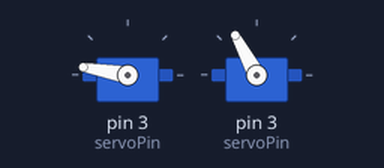
This sketch was run on a simulated Arduino Uno, built with avr-gcc and run on an emulated ATmega328P. On the bench: 2 × servo.

Above: at 0.9 s.
At 26.4 s:
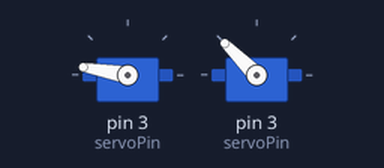
At 33.63 s:
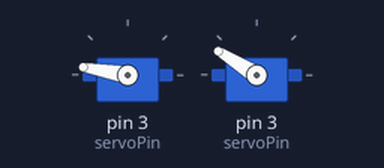
At 38.4 s:
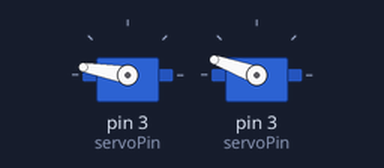
Timing chart, 0 to 40.0 s (numbered marks = the images above):
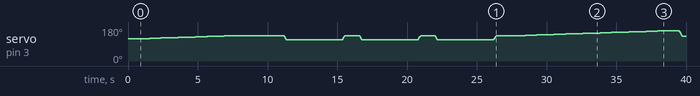

Measured:
- by itself, servo on pin 3 (servoPin): 117° → 118° at 0.70 s, → 119° 0.40 s later, → 120° 0.44 s later, → 121° 0.40 s later, … (79 changes in this stretch)

The sketch:

DEMO_magarm.ino
```cpp
#include "motors.h"

/*
 * Pin out:
 *
 *  A0
 *  A1
 *  A2
 *  A3
 *  A4
 *  A5
 *
 *  0-  RX
 *  1-  TX
 *  2-
 *  3~  Servo
 *  4-  LIMIT_X
 *  5~  LIMIT_Z
 *  6~  DIR_X
 *  7   STEP_X
 *  8   DIR_Z
 *  9~  STEP_Z
 *  10~
 *  11~
 *  12  SLEEP_X
 *  13  SLEEP_Z
 *
 */


void setup() {
     setupMotors();
}

void loop() {
    // int start = 1700;
    // int end = 1800;

    // moveServo(1, start, end, 20, 10); // PCR 1
    // delay(1000);
    // moveServo(1, end, start, 20, 10); // PCR 1
    // delay(1000);

    /*
    SERVO:
         10 = 1 degree
         upper limit: 2300
         lower limit: 500

    TEST RIG LIMITS(wrt top magnet)
        back of platform: 2300
        front of platform: 1450

    Top magnet:
        SAMPLE: 1650
        WASH: 1940
        PCR1: 2190
        PCR2: 2250

    Bottom magnet:
        SAMPLE:
        WASH: 1710
        PCR1: 1910
        PCR2: 1990
    */

    int mag_pos = 2300;
    int target = 2250;

    moveServo(1, 1750, 1940, 1, 30); // SAMPLE -> WASH
    delay(3000);
    for(int i=0; i<3; i++){
        moveServo(1, 1940, 1710, 50, 10);
        delay(4000);
        moveServo(1, 1710, 1940, 50, 10);
        delay(1000);
    } // 3x wash
    delay(1000);

    moveServo(1, 1940, 2190, 1, 30); // PCR 1
    delay(1000);
    moveServo(1, 2190, 1910, 50, 10);
    delay(3000);
    moveServo(1, 1940, 2190, 50, 30);
    delay(1000);

    moveServo(1, 2190, 2250, 1, 30); // PCR 2
    delay(1000);
    moveServo(1, 2250, 1990, 50, 10);
    delay(3000);
    moveServo(1, 1990, 2250, 50, 30);
    delay(3000);

    moveServo(1, 2250, 1940, 1, 30);
    delay(1000);
    moveServo(1, 1940, 1710, 50, 10);


    delay(100000000);
}
```

motors.cpp
```cpp
#include "motors.h"
int motor_cal_flag = 0;

Servo magServo;  // magnetic arm
int mag_pos;
// Well positions for binding well, wash, PCR1, PCR 2
/*
 *  NEED TO CALIBRATE THESE POSITIONS ON INSTRUMENT
 */
int wells_top[] = {1200, 950, 675, 540};
int wells_bottom[] = {1200, 950, 675, 540};
int mag_reset = 2300;

A4988 stepper_1(MOTOR_STEPS, DIR_1, STEP_1, ENABLE_1);
A4988 stepper_2(MOTOR_STEPS, DIR_2, STEP_2, ENABLE_2);
int RPM = 100;

void setupMotors() {
  stepper_1.begin(RPM);
  stepper_2.begin(RPM);

  //stepper_X.setSpeedProfile(stepper_X.LINEAR_SPEED, MOTOR_ACCEL, MOTOR_DECEL);
  //stepper_Z.setSpeedProfile(stepper_Z.LINEAR_SPEED, MOTOR_ACCEL, MOTOR_DECEL);

  stepper_1.disable();
  stepper_2.disable();

  pinMode(LIMIT_1, INPUT_PULLUP); // HIGH when pressed
  pinMode(LIMIT_2, INPUT_PULLUP); // HIGH when pressed

  pinMode(servoPin, OUTPUT);
  mag_pos = mag_reset;
  /*Write to Servos before attaching to prevent start-up jitter*/
  magServo.writeMicroseconds(mag_pos); // move mag arm to neutral position
  magServo.attach(servoPin);
  delay(500);
  magServo.detach();
}

void moveStepper(A4988 stepper, long rev) {
  stepper.enable();
  Serial.print("Moving stepper ");
  Serial.println(rev);
  stepper.rotate(rev * 360);  // blocking command - use startRotate() for non-blocking
  stepper.disable();
}

void moveStepper(A4988 stepper, long rev, int rpm) {
  stepper.begin(rpm);
  stepper.enable();
  stepper.rotate(rev * 360);
  stepper.disable();
}

Servo s;
int pin;
void moveServo(int servo_n, int start, int finish, int steps, int hold_time) {

  /*
   *    servo_n == 1 --> magServo
   *      Other servo_n values left open for future integration of more servos if needed
   *    start   == assumed initial position of servo arm
   *    finish  == targeted final position of servo arm
   *    steps   == increment/decrement magnitude for position -- controls speed of servo rotation
   *    hold_time == delay after servo has reached "finish" to hold at that position
   */

  //check if values make sense - return if not
  if (servo_n > 3 || servo_n < 1 || start < 500 || start > 2300 || finish < 500 || finish > 2300 || hold_time < 0 || steps < 0 || steps > 2000) return;

  // Attach appropriate servo
  if (servo_n == 1) {
    pin = servoPin;
    mag_pos = finish;
  }
  else if (servo_n == 2) {
//    pin = servoPin2;
//    mag_pos = finish;
  }
  else if (servo_n == 3) {
//    pin = servoPin3;
//    hb_pos = finish;
  }
  s.attach(pin);

  // set step size polarity
  int span = abs(finish - start);
  int dstep = steps;
  if (finish - start < 0) dstep = -dstep;
  int currentPos = start;

  for (int i = 0; i <= span; i += steps) {
    currentPos += dstep;
    if (abs(currentPos - start) > span) currentPos = finish;

    s.writeMicroseconds(currentPos);

    delay(40);
    //Serial.println(currentPos);
  }

  s.detach();
  delay(hold_time);
}

void init1(){
  Serial.print("Initializing stepper 1 (cartridge mount)...");
  long rev = 200;
  stepper_1.enable();
  stepper_1.startRotate(rev*360);
  while(digitalRead(LIMIT_1) != HIGH){
    // motor control loop - send pulse and return how long to wait until next pulse
    unsigned wait_time_micros = stepper_1.nextAction();
  }
  stepper_1.stop();
  stepper_1.disable();
  Serial.println("Done.");
}

void init2(){
  Serial.print("Initializing stepper 2...");
  long rev = -100;
  stepper_2.enable();
  stepper_2.startRotate(rev*360);
  while(digitalRead(LIMIT_2) != HIGH){
    // motor control loop - send pulse and return how long to wait until next pulse
    unsigned wait_time_micros = stepper_2.nextAction();
  }
  stepper_2.stop();
  stepper_2.disable();
  Serial.println("Done.");
}
```

motors.h
```cpp
#ifndef _MOTORS_H
#define _MOTORS_H

#include <Servo.h>
#include "BasicStepperDriver.h"
#include "A4988.h"

// Servo Motor for magnet arm
#define servoPin 3

// Motor steps per revolution. Most steppers are 200 steps or 1.8 degrees/step
#define MOTOR_STEPS 200

// Stepper 1
#define DIR_1 6
#define STEP_1 7
#define ENABLE_1 12

//
#define DIR_2 8
#define STEP_2 9
#define ENABLE_2 13

// Acceleration and deceleration values are always in FULL steps / s^2
#define MOTOR_ACCEL 1000
#define MOTOR_DECEL 1000

// Limit switches
/*
 *    switch is opens when pressed --> using pull-up resistor (INPUT_PULLUP) this changes digitalRead value to HIGH
 */
#define LIMIT_1 4
#define LIMIT_2 5

extern A4988 stepper_1;
extern A4988 stepper_2;
extern int RPM;
void setupMotors();
void moveStepper(A4988 stepper, long rev);
void moveStepper(A4988 stepper, long rev, int microsteps);
void moveServo(int servo_n,int start, int finish, int steps, int hold_time);
void init1();
void init2();

#endif
```

serial.cpp
```cpp
#include "serial.h"
String code_version = "heater-module.ino - 20210710";

boolean serialOpen = false;

String timestamp;
int time_int = 100; // number of milliseconds between print statements
double init_time = millis(); // holds time at start of assay
double args[16];

static boolean recvInProgress = false;
char rc;
String message = "";
static byte ndx = 0;
char startMarker = '<';
char endMarker = '>';
boolean serial_read = false;

const int numChars = 64;
char serialCmd[numChars];
char cmdBuffer[numChars]; // temp holder in parse_input()
char tempChars[numChars]; // temp holder in parse_split()

void setupSerial(){

  Serial.begin(BAUD); // for Arduino troubleshooting
  delay(500);
  // Tell Pi serial connection is successful
  Serial.println("<NANO-MOTOR-READY>");

}

// Read input from Serial, output in String
void input(boolean interpretFlag) {

  while (Serial.available() > 0 && !serial_read) {
    rc = Serial.read();
    //Serial.println(rc);
    if (recvInProgress == true && rc != NULL) {
      if (rc != endMarker) {
        //message += rc;
        serialCmd[ndx] = rc;
        ndx++;
        if (ndx >= numChars) {
          ndx = numChars - 1;
        }
      }
      else {
        serialCmd[ndx] = '\0'; // terminate the string
        ndx = 0;
        recvInProgress = false;
        serial_read = true;
      }
    }
    else if (rc == startMarker) {
      recvInProgress = true;
      message = "";
    }
  }

  if (serial_read) {
    message = serialCmd;
    if (message == "reset") {
      setup();
    }
    else if (interpretFlag) {
      cmd_interpret();
    }
    serial_read = false;
  }
}

// Command line interpreter: parses strings into commands
void cmd_interpret() {
  //message.toLowerCase();
  Serial.println(message);

  char msg_char[22];  // character array for PROGMEM comparisons to save dynamic memory
  if (message.length() < 22) {
    message.toCharArray(msg_char, 22);
  }
  else {
    String msg = "null";
    msg.toCharArray(msg_char, 22);
  }
  // Version check
  if (message == "version") {
    Serial.println(code_version);
  }

  // RESET command
  else if (message == "reset") {
    Serial.end();
    delay(100);
    setup();
  }
  // MOTOR commands
  else if (message == "init1") {
    init1();
  }
  else if (message == "init2") {
    init2();
  }
  else if (message.substring(0, 3) == "s1(") {
    parseArgs(args, message);
    moveStepper(stepper_1, args[0],RPM);
  }
  else if (message.substring(0, 3) == "s2(") {
    parseArgs(args, message);
    moveStepper(stepper_2, args[0],RPM);
  }
  else if (message.substring(0, 4) == "rpm(") {
    parseArgs(args, message);
    RPM = args[0];
  }
}

// Argument parsing code: retrieves an int array containing arguments separated by commas
void parseArgs(double args[], String message) {
  String arg = "";
  char msg;
  int k = 0;
  for (int i = 0; i < message.length(); i++) {
    msg = message.charAt(i);
    arg += msg;
    if (msg == ')' || msg == ',' || msg == ';' || i == message.length() - 1) {
      args[k] = strToNum(arg); // convert argument into number and add to array
      arg = "";
      k++;
    }
  }
}

// String argument parsing code: retrieves a string array containing arguments separated by commas
void parseMsg(String args[], String message) {
  String arg = "";
  char msg;
  int k = 0;
  for (int i = 0; i < message.length(); i++) {
    msg = message.charAt(i);
    // if lowercase alphabet/underscore or number, add to argument
    if ((int(msg) <= 122 && int(msg) >= 95) || (int(msg) <= 57 && int(msg) >= 48)) {
      arg += msg;
    }
    if (msg == ')' || msg == ',' || msg == ';' || i == message.length() - 1) {
      args[k] = arg; // add argument to array
      k++;
      arg = "";
    }
  }
}

// converts string to number (handles below decimal points i.e. better than toInt())
double strToNum(String str) {
  double decValue = 0;
  int belowDec = 0;
  int nextInt;
  double mod = 1;
  int sign = 1;

  for (int i = 0; i < str.length(); i++) {
    if(str.charAt(i) == '-'){sign = -1; }
    nextInt = int(str.charAt(i));
    if (nextInt >= 48 && nextInt <= 57) {
      nextInt = map(nextInt, 48, 57, 0, 9);
      nextInt = constrain(nextInt, 0, 9);
      if (belowDec == 0) {
        decValue = (decValue * 10) + nextInt;
      }
      else {
        mod = mod * 0.1;
        decValue = decValue + nextInt * mod;
      }
    }

    if (nextInt == 46) {
      belowDec = 1;
    }

  }
  return decValue*sign;
}

// Hex to decimal converter
long hexToDec(String hexString) {
  long decValue = 0;
  int nextInt;

  for (int i = 0; i < hexString.length(); i++) {
    nextInt = int(hexString.charAt(i));
    if (nextInt >= 48 && nextInt <= 57) nextInt = map(nextInt, 48, 57, 0, 9);
    // Convert A-F to 10-15
    if (nextInt >= 65 && nextInt <= 70) nextInt = map(nextInt, 65, 70, 10, 15);
    if (nextInt >= 97 && nextInt <= 102) nextInt = map(nextInt, 97, 102, 10, 15);
    nextInt = constrain(nextInt, 0, 15);
    decValue = (decValue * 16) + nextInt;
  }
  return decValue;
}

// Hex to string converter (converts every two digits of HEX into one ASCII character)
String hexToStr(String hexString) {

  String strValue = "";
  long nextInt;

  for (int i = 0; i < hexString.length(); i = i + 2) {
    nextInt = hexToDec(hexString.substring(i, i + 2));
    strValue += char(nextInt);
  }
  return strValue;
}

// Decimal to hex converter (converts decimal values into hex of specified digit size (defualt: 4))
String decToHex(int value, int write_size) {
  String strValue = String(value, HEX);
  int zeros = write_size - strValue.length();
  for (int i = 0; i < zeros; i++) {
    strValue = "0" + strValue;
  }
  return strValue;
}
```

serial.h
```cpp
#ifndef _SERIAL_H
#define _SERIAL_H

#include <Arduino.h>
#include <avr/wdt.h>
#include "motors.h"

/*
 * SERIAL COMMAND LIST
 *
 */

#define BAUD 57600

extern HardwareSerial Serial;

extern double init_time;
extern char rc;
extern String message;
extern int time_int;
extern boolean stopFlag;
extern boolean serial_read;

void setupSerial();
void input(boolean interpretFlag);
void cmd_interpret(/*String message*/);
void parseArgs(double args[], String message);
void parseMsg(String args[], String message);

double strToNum(String str);
long hexToDec(String hexString);
String hexToStr(String hexString);
String decToHex(int value, int write_size);

#endif
```
